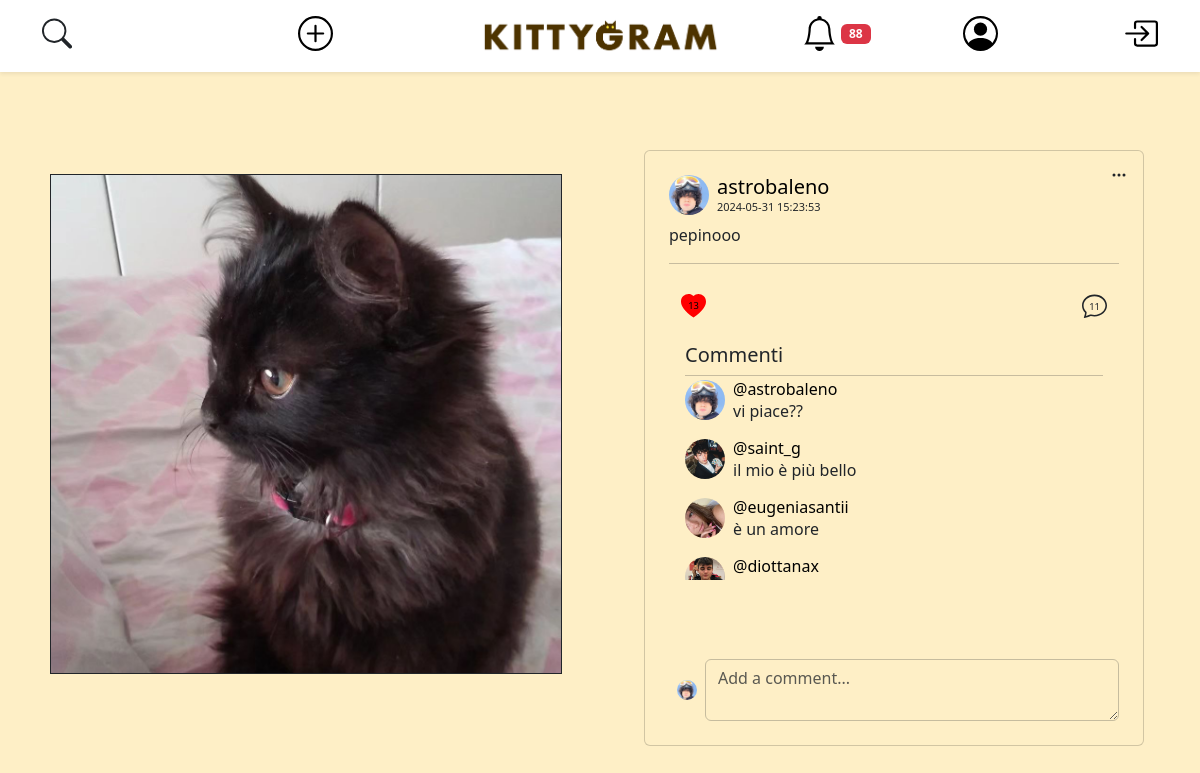
The page /open-post.php?post_id=1 (signed in) on the database its author committed.
### tables this page shows
CREATE TABLE IF NOT EXISTS ACCOUNT (
    user_id INT AUTO_INCREMENT PRIMARY KEY,
    username VARCHAR(25) NOT NULL UNIQUE,
    email VARCHAR(319) NOT NULL UNIQUE,
    password VARCHAR(512) NOT NULL,  
    salt VARCHAR(512) NOT NULL,
    first_name VARCHAR(25) NOT NULL,
    last_name VARCHAR(25) NOT NULL,
    user_bio VARCHAR(255) NOT NULL DEFAULT " ",
    profile_pic_id INT DEFAULT 1,
    city_id INT
);

CREATE TABLE IF NOT EXISTS MEDIA (
    media_id INT AUTO_INCREMENT PRIMARY KEY,
    file_name VARCHAR(255) NOT NULL,
    post_id INT
);

CREATE TABLE IF NOT EXISTS POST (
    post_id INT AUTO_INCREMENT PRIMARY KEY,
    description VARCHAR(100) NOT NULL,
    date DATETIME NOT NULL,
    user_id INT NOT NULL
);

CREATE TABLE IF NOT EXISTS COMMENT (
    comment_id INT AUTO_INCREMENT,
    post_id INT NOT NULL,
    user_id INT NOT NULL,
    message VARCHAR(200) NOT NULL,
    date DATETIME NOT NULL,
    PRIMARY KEY (comment_id, post_id)
);

### modals/notification-modal.php (called while the page is built, shortened)
<?php
require("./api/show-notification.php");
?>

### api/show-notification.php (the view, shortened to what this page needs)
<?php
require_once ("db-config.php");
?>
<?php if (!empty($templateParams["notifications"])): ?>
<?php foreach ($templateParams["notifications"] as $notification): ?>
            <?php $accountFrom = $dbh->getAccountFromUsername($notification["username_from"]) ?>
        <?php if (isset($notification['post_id'])): ?>
        <?php $post = $dbh->getPost($notification['post_id']) ?>
        <?php endif; ?>
<?php endforeach; ?>
<?php else: ?>
<p class="text-center">No notification yet &#x1F640;??</p>
<?php endif; ?>

### db-config.php (called while the page is built, shortened)
<?php
$dbname = "kittygram";
require_once("db/database.php");
$dbh = new DatabaseHelper($dbname);

### db/database.php (called while the page is built, shortened)
<?php
class DatabaseHelper
{
    private $db;
    public function __construct($dbname, $servername = "localhost", $username = "root", $password = "", $port = 3306)
    {
        $this->db = new mysqli($servername, $username, $password, $dbname, $port);
    }
    public function getAccountFromUsername($username)
    {
        $query = "SELECT user_id as id, username, file_name as pic, first_name, last_name, user_bio, email FROM account
                    LEFT JOIN media ON account.profile_pic_id = media.media_id
                    WHERE account.username = ?
                    LIMIT 1;";
        $stmt = $this->db->prepare($query);
        $stmt->bind_param("s", $username);
        $stmt->execute();
        $result = $stmt->get_result();
        return $result->fetch_all(MYSQLI_ASSOC)[0];
    }
    public function getAccountFromId($user_id)
    {
        $query = "SELECT user_id as id, username, file_name as pic, first_name, last_name, user_bio, email FROM account
                    LEFT JOIN media ON account.profile_pic_id = media.media_id
                    WHERE account.user_id = ?
                    LIMIT 1;";
        $stmt = $this->db->prepare($query);
        $stmt->bind_param("i", $user_id);
        $stmt->execute();
        $result = $stmt->get_result();
        return $result->fetch_all(MYSQLI_ASSOC)[0];
    }
    public function getNotificationsById($user_id)
    {
        $query = "
            SELECT notification_id,message,post_id,from_user_id as user_from_id,ur.username as username_from,seen,
            for_user_id as user_for_id,ui.username as username_for
            FROM NOTIFICATION INNER JOIN ACCOUNT ui ON NOTIFICATION.for_user_id = ui.user_id
            INNER JOIN ACCOUNT ur ON NOTIFICATION.from_user_id = ur.user_id
            WHERE NOTIFICATION.for_user_id = ? AND NOTIFICATION.seen = 0
            ORDER BY date DESC, notification_id
        ";
        $stmt = $this->db->prepare($query);
        $stmt->bind_param('i', $user_id);
        $stmt->execute();
        $result = $stmt->get_result();
        return $result->fetch_all(MYSQLI_ASSOC);
    }
    public function getNumLikes($post_id) {
        $query = "SELECT COUNT(*) FROM post_like WHERE post_id = ?";
        $stmt = $this->db->prepare($query);
        $stmt->bind_param("i", $post_id);
        $stmt->execute();
        $stmt->bind_result($num_likes);
        return isset($num_likes) ? $num_likes : 0;
    }
    public function userLikesPost($idPost, $userId)
    {
        $query = "
            SELECT COUNT(*) AS numberLikes
            FROM post_like
            WHERE user_id = ? AND post_id = ?
        ";
        $stmt = $this->db->prepare($query);
        $stmt->bind_param("ii", $userId, $idPost);
        $stmt->execute();
        $result = $stmt->get_result();
        $row = $result->fetch_assoc();
        return $row["numberLikes"];
    }
    function getMediasByPostId($post_id)
    {
        $query = "SELECT file_name FROM MEDIA WHERE post_id = ?";
        $stmt = $this->db->prepare($query);
        $stmt->bind_param("i", $post_id);
        $stmt->execute();
        $result = $stmt->get_result();
        $files = [];
        while ($row = $result->fetch_assoc()) {
            $files[] = $row['file_name'];
        }
        return $files;
    }
    private function getComments($post_id)
    {
        $query = "SELECT `username`, `file_name` as 'profile_pic', `message`, `date` FROM `comment`
                    LEFT JOIN (account LEFT JOIN media on account.profile_pic_id = media.media_id)
                        ON comment.user_id = account.user_id
                    WHERE comment.post_id = ?;";
        $stmt = $this->db->prepare($query);
        $stmt->bind_param("i", $post_id);
        $stmt->execute();
        $result = $stmt->get_result();
        return $result->fetch_all(MYSQLI_ASSOC);
    }
    public function getPost($post_id)
    {
        $query = "SELECT * FROM `post` WHERE post.post_id = ? LIMIT 1";
        $stmt = $this->db->prepare($query);
        $stmt->bind_param("i", $post_id);
        $stmt->execute();
        $result = $stmt->get_result()->fetch_all(MYSQLI_ASSOC)[0];
        if (isset($result['user_id'])) {
            $result['owner'] = $this->getAccountFromId($result['user_id']);
            $result['media'] = $this->getMediasByPostId($post_id);
            $result['comment'] = $this->getComments($post_id);
        }
        return $result;
    }
}

### api/show-notification.php (the view, shortened to what this page needs)
<?php
require_once ("db-config.php");
?>
<?php if (!empty($templateParams["notifications"])): ?>
<?php foreach ($templateParams["notifications"] as $notification): ?>
            <?php $accountFrom = $dbh->getAccountFromUsername($notification["username_from"]) ?>
        <?php if (isset($notification['post_id'])): ?>
        <?php $post = $dbh->getPost($notification['post_id']) ?>
        <?php endif; ?>
<?php endforeach; ?>
<?php else: ?>
<p class="text-center">No notification yet &#x1F640;??</p>
<?php endif; ?>

### open-post.php (shortened to what this page needs)
<?php
require_once ("db-config.php");
if (isset($_GET['post_id'])) {
    $post_id = $_GET['post_id'];
    $isAdoption = $dbh->isAdoption($post_id);
    if ($isAdoption) {
        $currentPost = $dbh->getAdoption($post_id);
    } else {
        $currentPost = $dbh->getPost($post_id);
    }
}
if (isset($currentPost)):
    ?>
    <!Doctype html>
    <html lang="en">
    <head>
        <link href="https://cdn.jsdelivr.net/npm/bootstrap@5.3.3/dist/css/bootstrap.min.css" rel="stylesheet"
>
        <link rel="stylesheet" href="css/style.css">
        <?php echo require_once ("./components/navbar.php") ?>
        <?php $viewer = $dbh->getAccountFromUsername($_SESSION['username']); ?>
    </head>
    <body>
        <div class="container-fluid py-4 d-flex justify-content-center align-items-center min-vh-100">
            <div class="row auto-cols w-100">
                <div class="col mt-5 mb-5 py-4 d-flex justify-content-center">
                    <?php
                    $images = $currentPost["media"];
                    if (count($currentPost["media"]) > 1): ?>
                        <div id="carousel-<?php echo $currentPost['post_id']; ?>" class="carousel slide">
                            <div class="carousel-indicators">
                                <?php foreach ($images as $index => $image): ?>
                                    <button type="button" data-bs-target="#carousel-<?php echo $currentPost['post_id']; ?>"
                                        data-bs-slide-to="<?php echo $index; ?>" class="<?php echo $index === 0 ? 'active' : ''; ?>"
                                        aria-current="<?php echo $index === 0 ? 'true' : 'false'; ?>"
                                        aria-label="Slide <?php echo $index + 1; ?>"></button>
                                <?php endforeach; ?>
                            </div>
                            <div class="carousel-inner">
                                <?php foreach ($images as $index => $image): ?>
                                    <div class="carousel-item <?php echo $index === 0 ? 'active' : ''; ?>">
                                        <img src="./img/<?php echo $image; ?>" class="d-block w-100 h-100 post-image"
                                            alt="Post Image">
                                    </div>
                                <?php endforeach; ?>
                            </div>
                            <button class="carousel-control-prev" type="button"
                                data-bs-target="#carousel-<?php echo $currentPost['post_id']; ?>" data-bs-slide="prev">
                                <span class="carousel-control-prev-icon" aria-hidden="true"></span>
                                <span class="visually-hidden">Previous</span>
                            </button>
                            <button class="carousel-control-next" type="button"
                                data-bs-target="#carousel-<?php echo $currentPost['post_id']; ?>" data-bs-slide="next">
                                <span class="carousel-control-next-icon" aria-hidden="true"></span>
                                <span class="visually-hidden">Next</span>
                            </button>
                        </div>
                    <?php else: ?>
                        <img src="./img/<?php echo $images[0]; ?>" alt="Post Image" class="border border-dark post-image">
                    <?php endif; ?>
                </div>
                <div class="col mt-5 d-flex justify-content-center">
                    <div class="card p-4">
                        <div class="mb-1 d-flex align-items-center">
                            <img src="img/<?php echo $currentPost['owner']['pic'] ?>" class="avatar rounded-circle me-2"
                                alt="Avatar utente">
                            <div>
                                <a href="open-profile.php?username=<?php echo $currentPost['owner']['username']; ?>"
                                    class="custom-link">
                                    <h5 class="mb-0"><?php echo $currentPost['owner']['username'] ?></h5>
                                </a>
                                <p class="mb-0 smaller-text"><?php echo $currentPost['date'] ?></p>
                            </div>
                        </div>
                        <p class="mb-0 mt-1 text-start"> <?php echo $currentPost['description'] ?></p>
                        <hr class="my-3 border-dark">
                        <nav class="navbar navbar-expand mt-1">
                            <div class="container-fluid">
                                <?php
                                $liked = $dbh->userLikesPost($currentPost["post_id"], $_SESSION["user_id"]);
                                $likedClass = $liked ? 'liked' : '';
                                ?>
                                <div class="like-icon <?php echo $likedClass ?>"
                                    data-post-id="<?php echo $currentPost["post_id"]; ?>"
                                    data-owner-id="<?php echo $currentPost["user_id"]; ?>">
                                    <svg width="25" height="25" xmlns="http://www.w3.org/2000/svg" viewBox="0 0 16 16">
                                        <path
                                            d="<?php echo $likedClass == 'liked' ? 'M8 1.314C12.438-3.248 23.534 4.735 8 15-7.534 4.736 3.562-3.248 8 1.314' : 'm8 2.748-.717-.737C5.6.281 2.514.878 1.4 3.053c-.523 1.023-.641 2.5.314 4.385.92 1.815 2.834 3.989 6.286 6.357 3.452-2.368 5.365-4.542 6.286-6.357.955-1.886.838-3.362.314-4.385C13.486.878 10.4.28 8.717 2.01zM8 15C-7.333 4.868 3.279-3.04 7.824 1.143q.09.083.176.171a3 3 0 0 1 .176-.17C12.72-3.042 23.333 4.867 8 15'; ?>" />
                                            <text x="8" y="8" fill="black" font-size="6" text-anchor="middle" alignment-baseline="middle"><?php echo $dbh->getNumLikes($post_id) ?></text>
                                    </svg>
                                </div>
                                <svg xmlns="http://www.w3.org/2000/svg" width="25" height="25" fill="currentColor" class="bi bi-chat" viewBox="0 0 16 16" id="commentIcon">
                                    <path
                                        d="M2.678 11.894a1 1 0 0 1 .287.801 11 11 0 0 1-.398 2c1.395-.323 2.247-.697 2.634-.893a1 1 0 0 1 .71-.074A8 8 0 0 0 8 14c3.996 0 7-2.807 7-6s-3.004-6-7-6-7 2.808-7 6c0 1.468.617 2.83 1.678 3.894m-.493 3.905a22 22 0 0 1-.713.129c-.2.032-.352-.176-.273-.362a10 10 0 0 0 .244-.637l.003-.01c.248-.72.45-1.548.524-2.319C.743 11.37 0 9.76 0 8c0-3.866 3.582-7 8-7s8 3.134 8 7-3.582 7-8 7a9 9 0 0 1-2.347-.306c-.52.263-1.639.742-3.468 1.105" />
                                    <text x="8" y="9" font-size="6" text-anchor="middle" alignment-baseline="middle"><?php echo count($currentPost['comment']) ?></text>
                                </svg>
                            </div>
                        </nav>
                        <div class="card-body">
                            <h5 class="card-title text-start">Commenti</h5>
                            <hr class="my-1 border-transparent">
                            <div class="comment-container">
                                <?php foreach ($currentPost['comment'] as $comment): ?>
                                    <div class="d-flex mb-3">
                                        <img src="img/<?php echo $comment['profile_pic'] ?>" class="avatar rounded-circle me-2"
                                            alt="Avatar utente">
                                        <div>
                                            <a href="open-profile.php?username=<?php echo $comment['username']; ?>"
                                                class="custom-link">
                                                <h6 class="mb-0">@<?php echo $comment['username'] ?></h6>
                                            </a>
                                            <p class="mb-0"><?php echo $comment['message'] ?></p>
                                        </div>
                                    </div>
                                <?php endforeach; ?>
                            </div>
                        </div>
                        <form id="commentForm" class="w-100">
                                <div class="d-flex align-items-center justify-content-center">
                                    <img src="img/<?php echo $viewer['pic'] ?>"
                                        class="small-avatar rounded-circle me-2 ms-2" alt="Avatar utente">
                                    <textarea class="form-control transparent-input" placeholder="Add a comment..."
                                        id="commentArea" maxlength=200></textarea>
                                </div>
                        </form>
                    </div>
                </div>
            </div>
        </div>
    </body>
    </html>
    <?php require_once ("./modals/post-settings-modal.php") ?>
<?php else:
    header('Location: ./index.php');
endif;
?>

### rows shown on the page
account: profile_pic.file_name (picture), username "astrobaleno"
post: date "2024-05-31 15:23:53", description "pepinooo"
comment: media.file_name (picture), user.username "astrobaleno", message "vi piace??"
comment: media.file_name (picture), user.username "saint_g", message "il mio è più bello"
comment: media.file_name (picture), user.username "eugeniasantii", message "è un amore"
comment: media.file_name (picture), user.username "diottanax"

### other values the page prints
count($templateParams["notifications"]) "88"
$dbh->getNumLikes($post_id) "13"
count($currentPost['comment']) "11"
